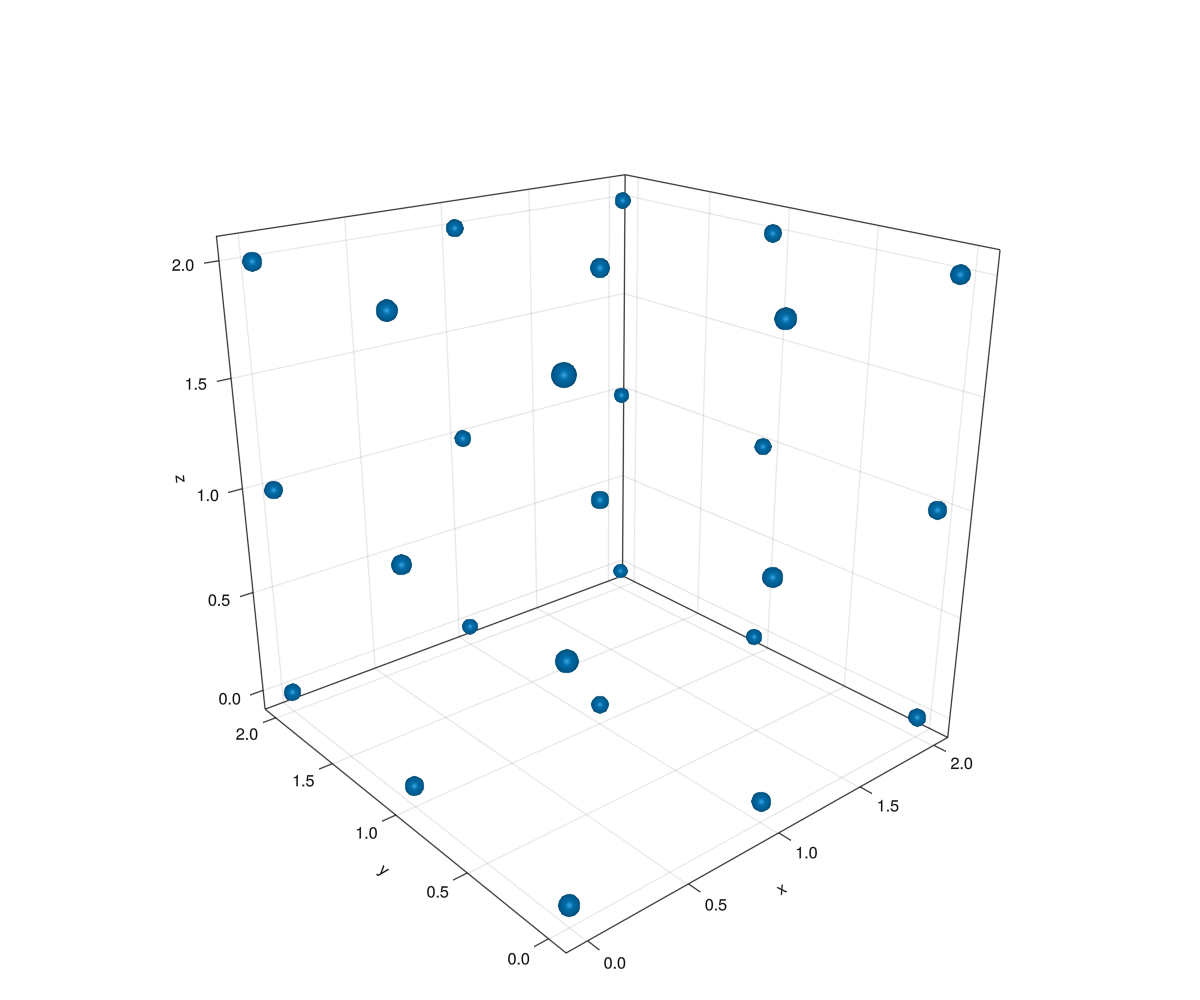

Here is the Julia script that generated this plot:
@time begin
println("loading packages")
using GLMakie
end

a = 1		# lattice constant
s = 3		# scale (number of unit cells)²
N = s^3		# total number of lattice points

println("")

# x,y,z unit vectors
xhat = [1,0,0]
yhat = [0,1,0]
zhat = [0,0,1]

# primitive lattice vectors
a₁ = xhat.*a
a₂ = yhat.*a
a₃ = zhat.*a

# basis (conventional)
Zn = [[0,0,0], [a/2,a/2,0], [a/2,0,a/2], [0,a/2,a/2]]
S = [[a/4,a/4,3a/4], [a/4,3a/4,a/4], [3a/4,a/4,a/4], [3a/4,3a/4,3a/4]]

function lattice_point(n₁,n₂,n₃)
	point = a₁.*n₁ + a₂.*n₂ + a₃.*n₃
	return point
end

function zn_points(LP)
	points = [ [LP + Zn[1]], [LP + Zn[2]], [LP + Zn[3]], [LP + Zn[4]] ]
	return points
end

# construct array of lattice points
# L should be a set of N 3-tuples
L = [ lattice_point(i,j,k) for i=0:(s-1) for j=0:(s-1) for k=0:(s-1) ]
#

#for n=1:N
#	println("n=", n)
#	println("L=", L[n])
#	println("   Zn=", zn_points(L[n]))
#end

ZZZ = [ zn_points(L[n]) for n=1:N ]

#
L_xyz = [ [L[n][1] for n=1:N],  [L[n][2] for n=1:N], [L[n][3] for n=1:N] ]
#
Zn1_xyz = [ [ZZZ[n][1][1][1] for n=1:N], [ZZZ[n][1][1][2] for n=1:N], [ZZZ[n][1][1][3] for n=1:N] ]
Zn2_xyz = [ [ZZZ[n][2][1][1] for n=1:N], [ZZZ[n][2][1][2] for n=1:N], [ZZZ[n][2][1][3] for n=1:N] ]
Zn3_xyz = [ [ZZZ[n][3][1][1] for n=1:N], [ZZZ[n][3][1][2] for n=1:N], [ZZZ[n][3][1][3] for n=1:N] ]
Zn4_xyz = [ [ZZZ[n][4][1][1] for n=1:N], [ZZZ[n][4][1][2] for n=1:N], [ZZZ[n][4][1][3] for n=1:N] ]
#

struct Lattice
	L::Vector{Vector{Int64}}
	Zn1::Vector{Vector{Float64}}
	Zn2::Vector{Vector{Float64}}
	Zn3::Vector{Vector{Float64}}
	Zn4::Vector{Vector{Float64}}
end

lattice = Lattice(L_xyz, Zn1_xyz, Zn2_xyz, Zn3_xyz, Zn4_xyz)

#println(lattice.Zn2[1])

function make_fig()
	GLMakie.activate!()

	fig = Figure(resolution=(1200,1000))
	ax = Axis3(fig[1,1]; aspect=(1,1,1), perspectiveness=0.4)
	meshscatter!(ax, Zn1_xyz[1], Zn1_xyz[2], Zn1_xyz[3]; markersize=.04)
	#meshscatter!(ax, Zn1x, Zn1y, Zn1z; markersize=.06)
	save("zns.png", fig)
end

make_fig()
